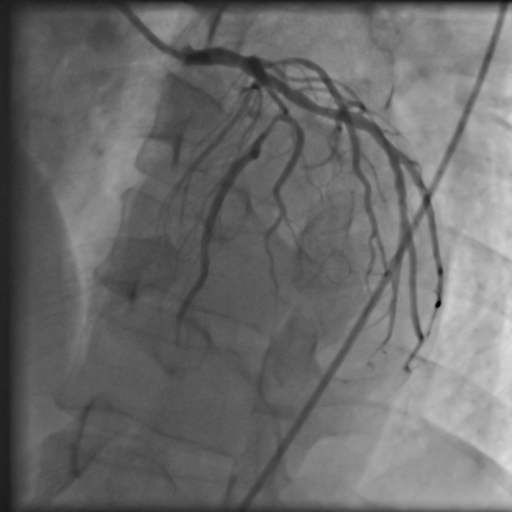
%> input picture mid/case08.png, 512 x 512 px
$ octave midterm1.m   (GNU Octave 9; MATLAB toolbox functions it lacks are replaced by stand-ins)
%> lines starting %> are read from the running program, lines starting %| are printed output that depends on the picture; in (x1, y1, x2, y2) boxes, pixels count from 0 and x2, y2 are one past the last pixel; in counts of white or black regions, pixels touching at a corner belong together; the program's own positions count from 1
### mid/blockBackground.m
function y = blockBackground(x)
% blockBackground extracts the block data from the input structure
% and finds its minimum  and returns that scalar as the output
block = x.data;
y = min(block(:));

### mid/midterm1.m
clc;close all;clear;

% Read image
vessel1 = imread('case08.png');
%> vessel1 is the input picture: size 512x512x3 uint8; min 0, max 220, mean 108.1

figure
imshow(vessel1);
title('Original')


% RGB convert to gray image
vessel1_gray = rgb2gray(vessel1);

figure
imshow(vessel1_gray)
title('Original to gray')

%% Histogram stretching using IMADJUST

vessel1Imadj = imadjust(vessel1_gray);
figure
imshow(vessel1Imadj);
title('Image after IMADJUST')

%% Linearly map the image values from [20 390] to [0 255]
adjustHistOutput = imadjust(vessel1_gray,[20 190]/255,[]);

figure
imshow(adjustHistOutput);
title('Image after IMADJUST [20 190]');

%% adjust the bright
adjustHistOutput2 = imadjust(vessel1_gray,[20 190]/255,[0.1 0.85]);


%% show image before and after

figure
subplot(2,2,1), imshow(vessel1_gray), title('original to gray')
subplot(2,2,2), imshow(vessel1Imadj), title('image after imadjust')
subplot(2,2,3), imshow(adjustHistOutput), title('image after imadjust [20 190]')
subplot(2,2,4), imshow(adjustHistOutput2), title('image after imadjust contrast[20 190] brightness[0.1 0.85]')

%% HISTEQ performs histogram equalization. It enhances the contrast of

vessel1HistEq = histeq(vessel1_gray);
figure, imshow(vessel1HistEq)
title('Histogram Equalized Image')

%vessel1HistEq2 = histeq(adjustHistOutput);
%figure, imshow(vessel1HistEq2)
%title('Histogram Equalized Image 2')

%% ADAPTHISTEQ performs contrast-limited adaptive histogram equalization.

vessel1AdaptHist = adapthisteq(vessel1_gray,'NumTiles',[12,12]);
%figure, imshow(vessel1AdaptHist)
%title('Adaptive Histogram Equalization')
vessel1AdaptHist2 = adapthisteq(adjustHistOutput,'NumTiles',[8,8]);

% [4 lines of commented-out code are left out]

adjustHistOutputAdapt = imadjust(vessel1AdaptHist,[20 190]/255,[]);

%%
figure
subplot(1, 4, 1), imshow(vessel1_gray), title('original')
subplot(1, 4, 2), imshow(vessel1AdaptHist), title('adaptive histogram equalization')
subplot(1, 4, 3), imshow(vessel1AdaptHist2), title('adaptive histogram equalization 2')
subplot(1, 4, 4), imshow(adjustHistOutputAdapt), title('adaptive histogram equalization after imadjust')

%% Use Linear Spatial Filter: average out the image to reduce the noise
avg = fspecial('gaussian',4,0.6);

vessel1Denoise = imfilter(vessel1AdaptHist, avg);
vessel1Denoise2 = imfilter(adjustHistOutputAdapt, avg);

figure
imshowpair(vessel1Denoise, vessel1Denoise2, 'montage');
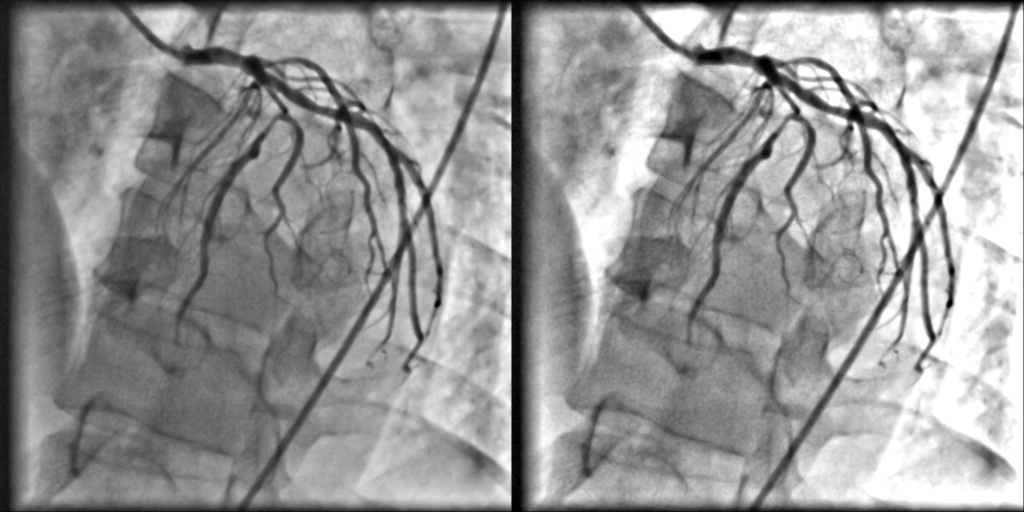
%> displayed picture: size 512x1024, on the screen's scale of 0 to 255; min 0, max 255, mean 149.3
title('Averaging Filter - Zero Padding');

%% Use mirror-reflection at image boundary
vessel1Denoise3 = imfilter(adjustHistOutputAdapt,avg,'symmetric');
figure, imshow(vessel1Denoise3)
title('Averaging Filter - Symmetric Padding')

%% Apply median filter
% Specify neighborhood and use symmetric padding
vessel1Med = medfilt2(adjustHistOutputAdapt,[3,3],'symmetric');
figure, imshow(vessel1Med)
title('Median Filter - Symmetric padding')

%%
figure
subplot(1, 3, 1), imshow(vessel1Denoise2), title('Averaging Filter - Zero Padding');
subplot(1, 3, 2), imshow(vessel1Denoise3), title('Averaging Filter - Symmetric Padding')
subplot(1, 3, 3), imshow(vessel1Med), title('Median Filter - Symmetric padding')


%% Pad image boundary with its mirror image and find minimum of each block
blkSize = [16 16];

[rows,cols] = size(vessel1Denoise3);
%> rows = 512; cols = 512

background = blockproc(vessel1Denoise3, blkSize, @blockBackground, 'PadMethod','symmetric');
%> in blockBackground, `y = min(block(:));`: y = 0

%%
background = imresize(background, [rows cols], 'bilinear');
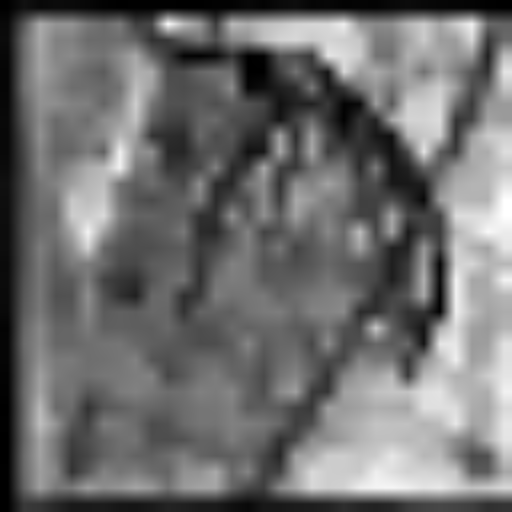
%> background: size 512x512 uint8; min 0, max 255, mean 111.3
figure, imshow(background)
title('Background Estimate');

%% Subtract the background from the image
backgroundAdj = vessel1Denoise3 - background ;
figure,imshow(backgroundAdj);
title('Background Adjusted Image');

%% Enhance the brightness of the image
cluster = imadjust(backgroundAdj);
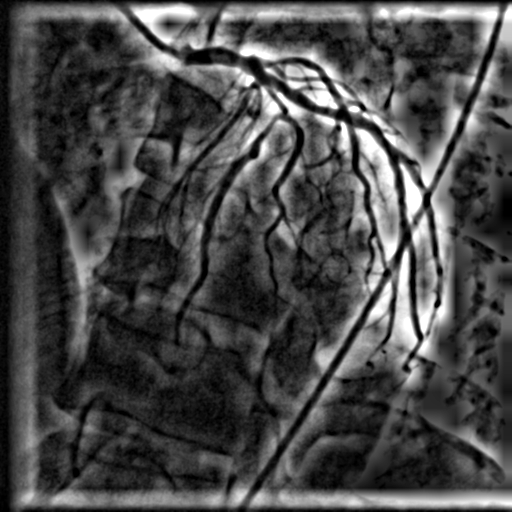
%> cluster: size 512x512 uint8; min 0, max 255, mean 72.1
figure, imshowpair(vessel1Denoise3, cluster, 'montage');
%> after `imshowpair(vessel1Denoise3, cluster, 'montage')`:
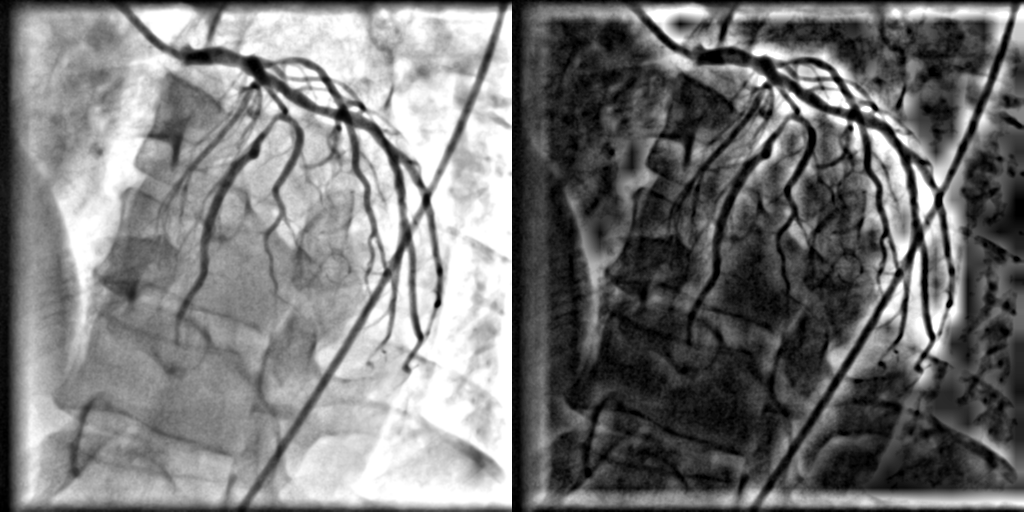
%> displayed picture: size 512x1024, on the screen's scale of 0 to 255; min 0, max 255, mean 119.2
title('Original & the final version of the image');

%% Segment out the cell clusters using global threshold value
clusterBW = imbinarize(cluster, graythresh(cluster));
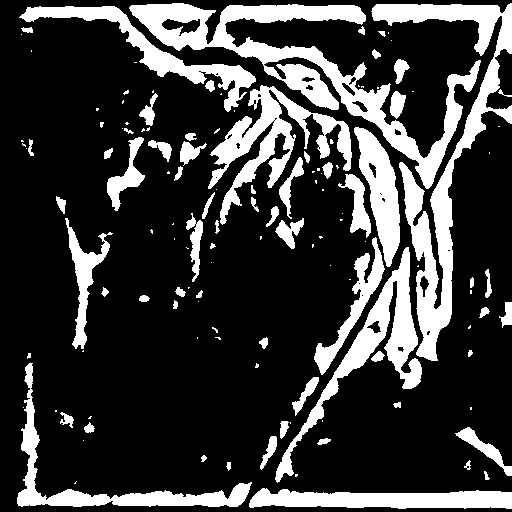
%> clusterBW: size 512x512 logical; 23% white; 132 white regions (68 under 20 px), largest, box (x1, y1, x2, y2) and area: (129, 3, 481, 189) 12050, (371, 3, 512, 361) 10105, (208, 85, 352, 225) 5584
figure, imshow(clusterBW);
title('Segmented Cell Clusters');


%% Convert to binary image
thresh = graythresh(cluster);
%> thresh = 0.398

BW3 = imbinarize(cluster, thresh);
figure
imshow(BW3)

%% show histogram
figure
imhist(cluster)
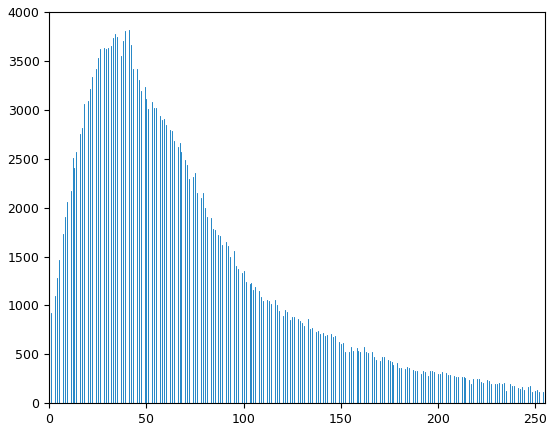
%> figure redrawn from the program's plot data; highest point at x = 41, y = 3814

%%
a = im2bw(vessel1Denoise3, 0.6);
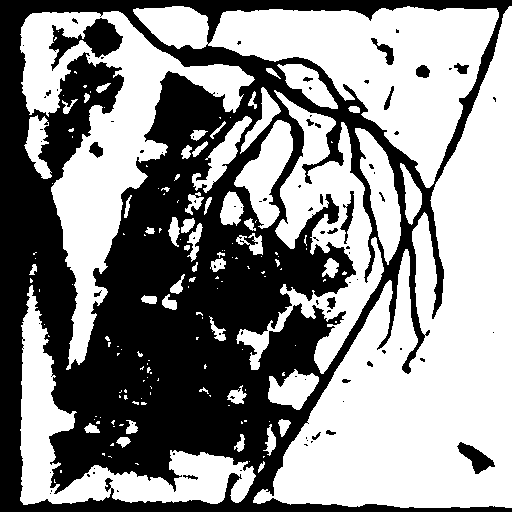
%> a: size 512x512 logical; 55.8% white; 89 black regions (67 under 20 px), largest, box (x1, y1, x2, y2) and area: (0, 0, 512, 512) 112241, (49, 18, 123, 71) 1530, (457, 442, 495, 474) 524

figure
imshow(a)

%%
% 設置 Frangi 濾波器的參數
frangi_params.sigmas = 1:2:10;
frangi_params.alpha = 0.7;
frangi_params.beta = 0.9;
frangi_params.gamma = 0.05;
frangi_params.black_ridges = true;
frangi_params.mode = 'reflect';
frangi_params.cval = 0;

vessel1Denoise3_double = im2double(vessel1Denoise3);

% 使用 Frangi 濾波器增強圖像中的細線性結構特徵
%> (the run ends here)

$ run again, with mid/case05.png copied over mid/case08.png
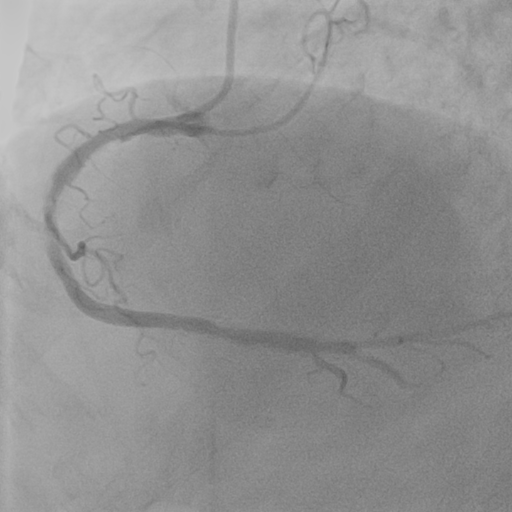
%> input picture mid/case05.png, 512 x 512 px
%> vessel1 is the input picture: size 512x512x3 uint8; min 92, max 201, mean 145.5
%> y = 255
%> `clusterBW = imbinarize(cluster, graythresh(cluster));`:
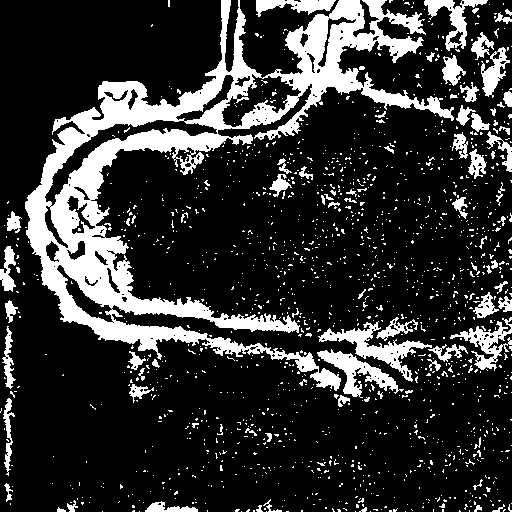
%> clusterBW: size 512x512 logical; 19.9% white; 1447 white regions (1362 under 20 px), largest, box (x1, y1, x2, y2) and area: (25, 0, 454, 391) 33420, (318, 321, 432, 382) 1663, (317, 349, 404, 398) 1354
%> thresh = 0.398
%> `a = im2bw(vessel1Denoise3, 0.6);`:
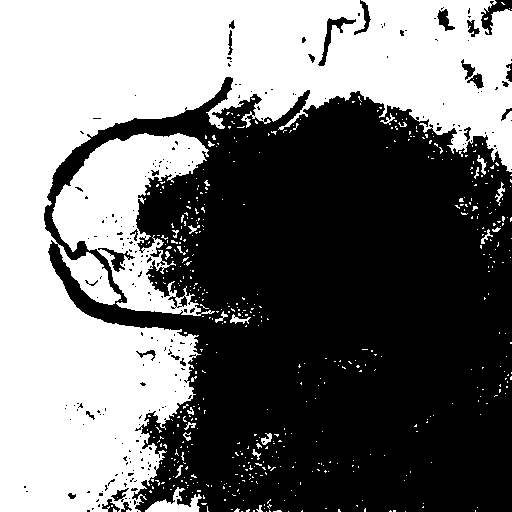
%> a: size 512x512 logical; 45.8% white; 537 white regions (513 under 20 px), largest, box (x1, y1, x2, y2) and area: (0, 0, 512, 512) 103577, (52, 133, 215, 316) 13182, (145, 487, 202, 512) 595

$ run again, with mid/case06.png copied over mid/case08.png
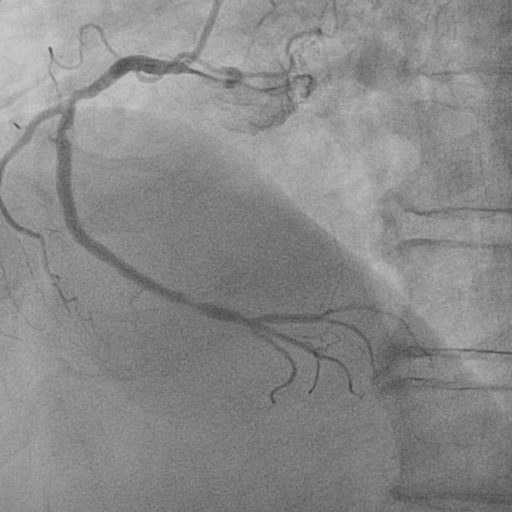
%> input picture mid/case06.png, 512 x 512 px
%> vessel1 is the input picture: size 512x512x3 uint8; min 55, max 202, mean 137.7
%> y = 230
%> `clusterBW = imbinarize(cluster, graythresh(cluster));`:
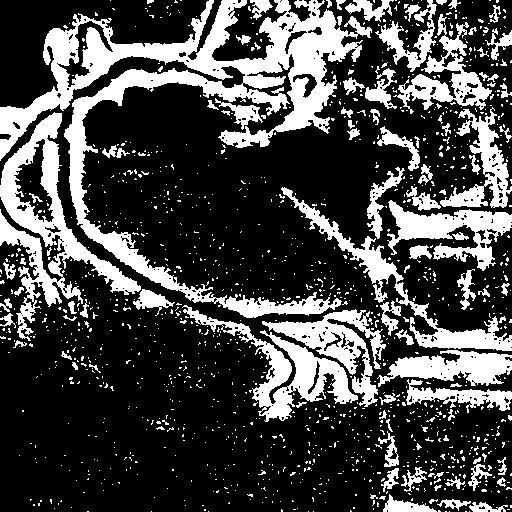
%> clusterBW: size 512x512 logical; 28.1% white; 1336 white regions (1233 under 20 px), largest, box (x1, y1, x2, y2) and area: (0, 0, 372, 318) 24259, (0, 112, 141, 341) 7757, (182, 305, 358, 422) 4681
%> thresh = 0.437
%> `a = im2bw(vessel1Denoise3, 0.6);`:
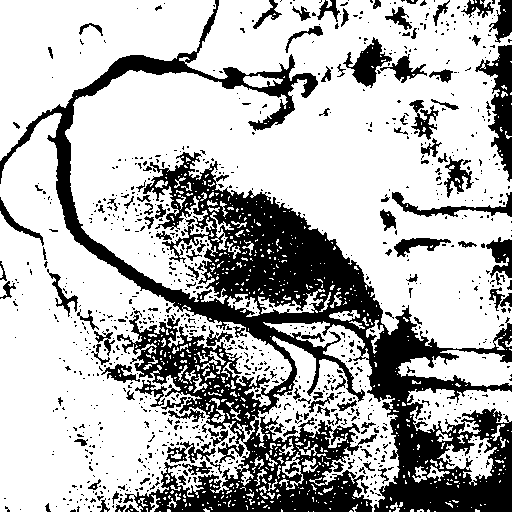
%> a: size 512x512 logical; 70.4% white; 1006 black regions (879 under 20 px), largest, box (x1, y1, x2, y2) and area: (0, 0, 512, 512) 57859, (475, 45, 512, 182) 2101, (343, 37, 392, 88) 993

$ run again, with mid/case07.png copied over mid/case08.png
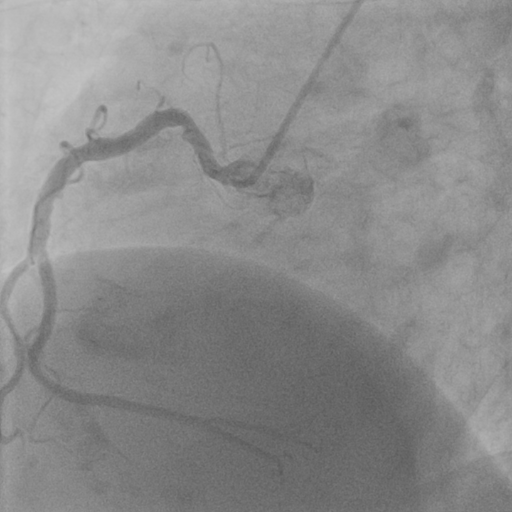
%> input picture mid/case07.png, 512 x 512 px
%> vessel1 is the input picture: size 512x512x3 uint8; min 89, max 196, mean 138.9
%> y = 254
%> clusterBW: size 512x512 logical; 26.5% white; 1503 white regions (1376 under 20 px), largest, box (x1, y1, x2, y2) and area: (0, 0, 415, 494) 36903, (401, 324, 512, 491) 4018, (434, 67, 494, 136) 1406
%> thresh = 0.386
%> `a = im2bw(vessel1Denoise3, 0.6);`:
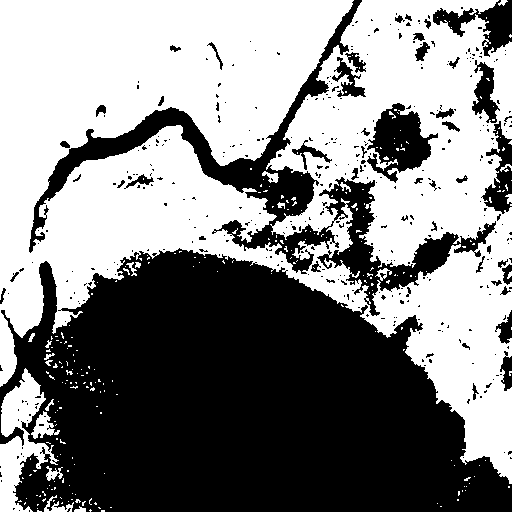
%> a: size 512x512 logical; 52.6% white; 390 black regions (341 under 20 px), largest, box (x1, y1, x2, y2) and area: (0, 248, 512, 512) 95468, (29, 0, 496, 316) 17198, (367, 103, 438, 183) 2916
